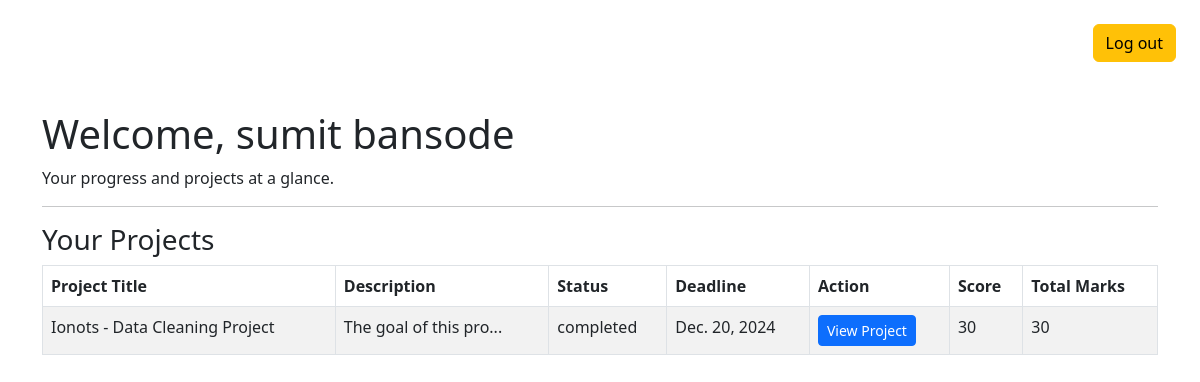
/ (signed in), run on an earlier commit of the app's database.
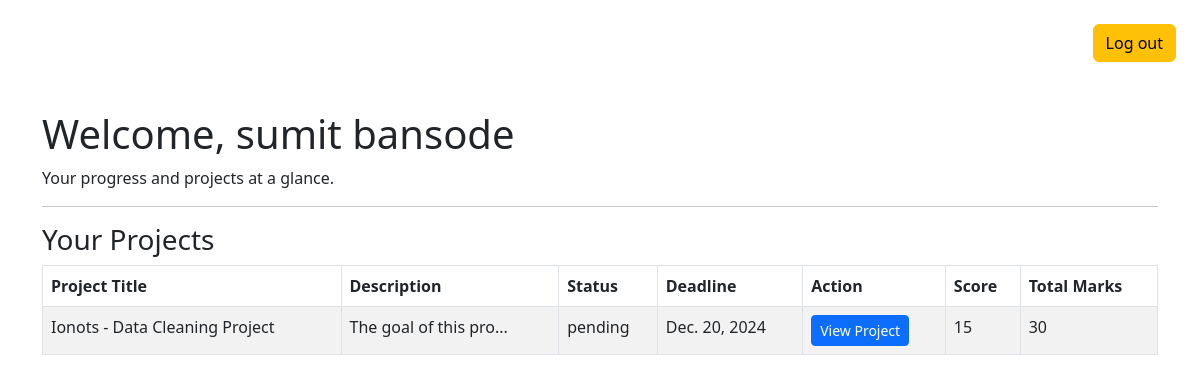
And on a later commit of the database.
### assignment/models.py (models this page shows, shortened)
class Project(models.Model):
    title = models.CharField(max_length=200)
    description = models.TextField()
    date = models.DateTimeField(auto_now_add=True)
    status = models.CharField(max_length=20, choices=STATUS_CHOICES, default="pending")
    deadline = models.DateField()
    assigned_to = models.ForeignKey(User, on_delete=models.CASCADE, related_name='projects', null=True)
    total_score = models.IntegerField(default=0)  # To store the total score of the project
    marks = models.IntegerField(default=0, null=True, blank=True)

### assignment/views.py (the view)
# urls.py: path('', index, name="index"),
def index(request):
    if not request.user.is_authenticated:
        return redirect('Loginview')
    user = request.user
    projects = Project.objects.filter(assigned_to=user)
    for project in projects:
        tasks = project.tasks.all()
        if tasks.exists() and all(task.status == "completed" for task in tasks):
            project.status = "completed"
        else:
            project.status = "pending"
        project.save()
    context = {
        'projects': projects,
    }
    return render(request, 'index.html', context)

### templates/index.html (shortened to what this page needs)
{% extends "partial/base.html" %}
{% load static %}
{% block content %}
<div class="d-flex mt-4 justify-content-end mx-4">
    {% if request.user.is_authenticated %}
        <a href="{% url "LogOutView" %}"><button class="btn btn-warning">Log out</button></a>
    {% else %}
        <a href="{% url "RegisterView" %}"><button class="btn btn-warning mx-4 ">Register</button></a>
        <a href="{% url "Loginview" %}"><button class="btn btn-warning">Log in</button></a>
    {% endif %}
</div>
<div class="container mt-5">
    <h1>Welcome, {{request.user.full_name}}</h1>
    <p>Your progress and projects at a glance.</p>
    <hr>
    <h3>Your Projects</h3>
    <table class="table table-bordered table-striped">
        <thead>
            <tr>
                <th>Project Title</th>
                <th>Description</th>
                <th>Status</th>
                <th>Deadline</th>
                <th>Action</th>
                <th>Score</th>
                <th>Total Marks</th>
            </tr>
        </thead>
        <tbody>
            {% for project in projects %}
                <tr>
                    <td>{{project.title}}</td>
                    <td>{{ project.description|slice:":20" }}...</td>
                    <td>{{project.status}}</td>
                    <td>{{project.deadline}}</td>
                    <td><a href="{% url "ProjectDetail" project.id %}" class="btn btn-primary btn-sm">View Project</a></td>
                    <td>{{project.total_score}}</td>
                    <td>{{project.marks}}</td>
                </tr>
            {% endfor %}
        </tbody>
    </table>
</div>
{% endblock content %}

What changed in the data, as far as the page shows it:
changed Project "Ionots - Data Cleaning Project": status "completed" → "pending"; total_score "30" → "15"
